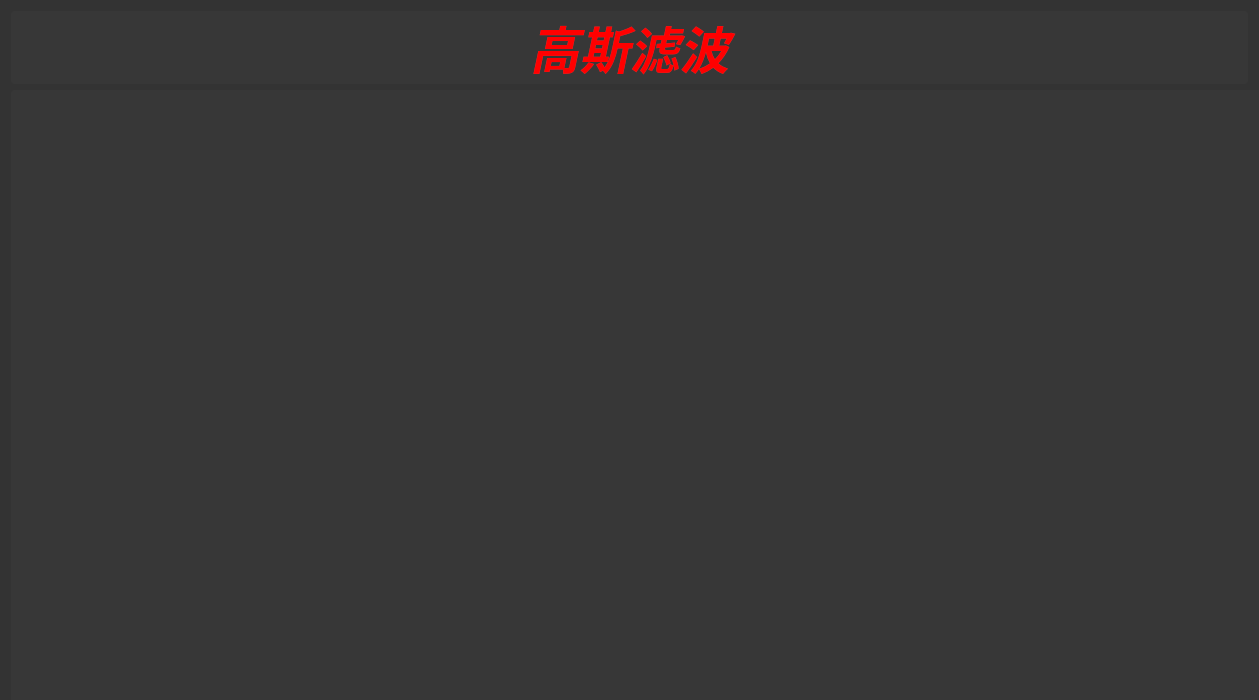
<?xml version="1.0" encoding="UTF-8"?>
<ui version="4.0">
 <class>GaussianfilterClass</class>
 <widget class="QWidget" name="GaussianfilterClass">
  <property name="geometry">
   <rect>
    <x>0</x>
    <y>0</y>
    <width>1259</width>
    <height>700</height>
   </rect>
  </property>
  <property name="minimumSize">
   <size>
    <width>1259</width>
    <height>700</height>
   </size>
  </property>
  <property name="maximumSize">
   <size>
    <width>1281</width>
    <height>744</height>
   </size>
  </property>
  <property name="windowTitle">
   <string>Gaussianfilter</string>
  </property>
  <property name="styleSheet">
   <string notr="true">QWidget#GaussianfilterClass{
	background-color: rgb(51, 51, 51);
	color:rgb(200,200,200);
	border-radius: 8px;

}

QLabel{
		border-radius:4px;
		background-color: rgba(60, 60, 60, 100);
		font-size:50px;
		color:red;
		font-weight:bold;
border: none;
font-style:italic;
/*设置文本对齐方式，不支持text-align*/
qproperty-alignment:'AlignVcenter|AlignRight';/*设置文本垂直方向居中对齐，水平方向右对齐*/
}
</string>
  </property>
  <layout class="QGridLayout" name="gridLayout">
   <item row="0" column="0">
    <widget class="QLabel" name="label_2">
     <property name="maximumSize">
      <size>
       <width>16777215</width>
       <height>100</height>
      </size>
     </property>
     <property name="text">
      <string>高斯滤波</string>
     </property>
     <property name="alignment">
      <set>Qt::AlignCenter</set>
     </property>
    </widget>
   </item>
   <item row="1" column="0">
    <widget class="QLabel" name="label">
     <property name="minimumSize">
      <size>
       <width>1259</width>
       <height>700</height>
      </size>
     </property>
     <property name="maximumSize">
      <size>
       <width>1259</width>
       <height>700</height>
      </size>
     </property>
     <property name="text">
      <string/>
     </property>
    </widget>
   </item>
  </layout>
 </widget>
 <layoutdefault spacing="6" margin="11"/>
 <resources/>
 <connections/>
</ui>
